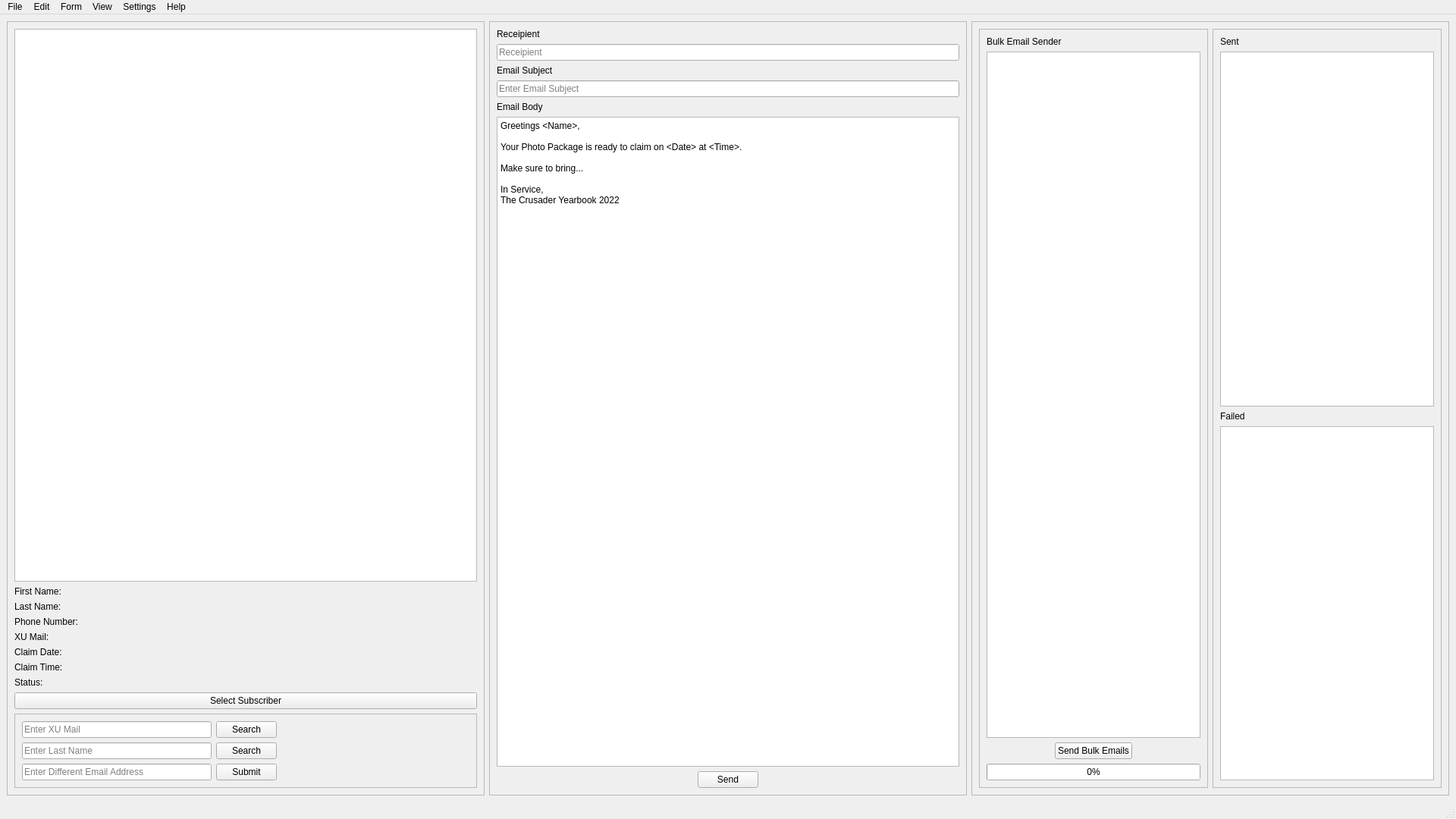
<?xml version="1.0" encoding="UTF-8"?>
<ui version="4.0">
 <class>MainWindow</class>
 <widget class="QMainWindow" name="MainWindow">
  <property name="geometry">
   <rect>
    <x>0</x>
    <y>0</y>
    <width>1920</width>
    <height>1080</height>
   </rect>
  </property>
  <property name="windowTitle">
   <string>MainWindow</string>
  </property>
  <widget class="QWidget" name="centralwidget">
   <layout class="QHBoxLayout" name="horizontalLayout_2">
    <item>
     <layout class="QGridLayout" name="gridLayout_3">
      <item row="0" column="0">
       <widget class="QFrame" name="frame_2">
        <property name="frameShape">
         <enum>QFrame::StyledPanel</enum>
        </property>
        <property name="frameShadow">
         <enum>QFrame::Raised</enum>
        </property>
        <layout class="QVBoxLayout" name="verticalLayout_2">
         <item>
          <widget class="QGraphicsView" name="QRGraphicsView"/>
         </item>
         <item>
          <layout class="QFormLayout" name="formLayout_2">
           <item row="0" column="0">
            <widget class="QLabel" name="fNameLabel">
             <property name="text">
              <string>First Name: </string>
             </property>
            </widget>
           </item>
           <item row="0" column="1">
            <widget class="QLabel" name="fName">
             <property name="autoFillBackground">
              <bool>true</bool>
             </property>
             <property name="text">
              <string/>
             </property>
            </widget>
           </item>
           <item row="1" column="0">
            <widget class="QLabel" name="lNameLabel">
             <property name="text">
              <string>Last Name: </string>
             </property>
            </widget>
           </item>
           <item row="1" column="1">
            <widget class="QLabel" name="lName">
             <property name="text">
              <string/>
             </property>
            </widget>
           </item>
           <item row="2" column="0">
            <widget class="QLabel" name="pNumLabel">
             <property name="text">
              <string>Phone Number:</string>
             </property>
            </widget>
           </item>
           <item row="2" column="1">
            <widget class="QLabel" name="pNumber">
             <property name="text">
              <string/>
             </property>
            </widget>
           </item>
           <item row="3" column="0">
            <widget class="QLabel" name="mailLabel">
             <property name="text">
              <string>XU Mail: </string>
             </property>
            </widget>
           </item>
           <item row="3" column="1">
            <widget class="QLabel" name="xuMail">
             <property name="text">
              <string/>
             </property>
            </widget>
           </item>
           <item row="4" column="0">
            <widget class="QLabel" name="claimDateLabel">
             <property name="text">
              <string>Claim Date: </string>
             </property>
            </widget>
           </item>
           <item row="4" column="1">
            <widget class="QLabel" name="claimDate">
             <property name="text">
              <string/>
             </property>
            </widget>
           </item>
           <item row="5" column="0">
            <widget class="QLabel" name="claimTimeLabel">
             <property name="text">
              <string>Claim Time: </string>
             </property>
            </widget>
           </item>
           <item row="5" column="1">
            <widget class="QLabel" name="claimTime">
             <property name="text">
              <string/>
             </property>
            </widget>
           </item>
           <item row="6" column="0">
            <widget class="QLabel" name="statusLabel">
             <property name="text">
              <string>Status:</string>
             </property>
            </widget>
           </item>
           <item row="6" column="1">
            <widget class="QLabel" name="status">
             <property name="text">
              <string/>
             </property>
            </widget>
           </item>
          </layout>
         </item>
         <item>
          <widget class="QPushButton" name="selectSubButton">
           <property name="text">
            <string>Select Subscriber</string>
           </property>
          </widget>
         </item>
         <item>
          <widget class="QFrame" name="frame">
           <property name="frameShape">
            <enum>QFrame::StyledPanel</enum>
           </property>
           <property name="frameShadow">
            <enum>QFrame::Raised</enum>
           </property>
           <layout class="QVBoxLayout" name="verticalLayout_3">
            <item>
             <layout class="QFormLayout" name="formLayout">
              <item row="0" column="0">
               <widget class="QLineEdit" name="xuMailLineEdit">
                <property name="sizePolicy">
                 <sizepolicy hsizetype="Maximum" vsizetype="Fixed">
                  <horstretch>0</horstretch>
                  <verstretch>0</verstretch>
                 </sizepolicy>
                </property>
                <property name="minimumSize">
                 <size>
                  <width>250</width>
                  <height>0</height>
                 </size>
                </property>
                <property name="placeholderText">
                 <string>Enter XU Mail</string>
                </property>
               </widget>
              </item>
              <item row="2" column="1">
               <widget class="QPushButton" name="lNameButton">
                <property name="sizePolicy">
                 <sizepolicy hsizetype="Fixed" vsizetype="Fixed">
                  <horstretch>0</horstretch>
                  <verstretch>0</verstretch>
                 </sizepolicy>
                </property>
                <property name="text">
                 <string>Search</string>
                </property>
               </widget>
              </item>
              <item row="0" column="1">
               <widget class="QPushButton" name="xuMailButton">
                <property name="sizePolicy">
                 <sizepolicy hsizetype="Fixed" vsizetype="Fixed">
                  <horstretch>0</horstretch>
                  <verstretch>0</verstretch>
                 </sizepolicy>
                </property>
                <property name="text">
                 <string>Search</string>
                </property>
               </widget>
              </item>
              <item row="2" column="0">
               <widget class="QLineEdit" name="lNameLineEdit">
                <property name="sizePolicy">
                 <sizepolicy hsizetype="Preferred" vsizetype="Fixed">
                  <horstretch>0</horstretch>
                  <verstretch>0</verstretch>
                 </sizepolicy>
                </property>
                <property name="minimumSize">
                 <size>
                  <width>250</width>
                  <height>0</height>
                 </size>
                </property>
                <property name="placeholderText">
                 <string>Enter Last Name</string>
                </property>
               </widget>
              </item>
              <item row="3" column="0">
               <widget class="QLineEdit" name="lineEdit_2">
                <property name="sizePolicy">
                 <sizepolicy hsizetype="Preferred" vsizetype="Fixed">
                  <horstretch>0</horstretch>
                  <verstretch>0</verstretch>
                 </sizepolicy>
                </property>
                <property name="minimumSize">
                 <size>
                  <width>250</width>
                  <height>0</height>
                 </size>
                </property>
                <property name="placeholderText">
                 <string>Enter Different Email Address</string>
                </property>
               </widget>
              </item>
              <item row="3" column="1">
               <widget class="QPushButton" name="pushButton">
                <property name="sizePolicy">
                 <sizepolicy hsizetype="Fixed" vsizetype="Fixed">
                  <horstretch>0</horstretch>
                  <verstretch>0</verstretch>
                 </sizepolicy>
                </property>
                <property name="text">
                 <string>Submit</string>
                </property>
               </widget>
              </item>
             </layout>
            </item>
           </layout>
          </widget>
         </item>
        </layout>
       </widget>
      </item>
     </layout>
    </item>
    <item>
     <widget class="QFrame" name="frame_3">
      <property name="frameShape">
       <enum>QFrame::StyledPanel</enum>
      </property>
      <property name="frameShadow">
       <enum>QFrame::Raised</enum>
      </property>
      <layout class="QHBoxLayout" name="horizontalLayout">
       <item>
        <layout class="QVBoxLayout" name="verticalLayout">
         <item>
          <widget class="QLabel" name="receipientLabel">
           <property name="text">
            <string>Receipient</string>
           </property>
          </widget>
         </item>
         <item>
          <widget class="QLineEdit" name="receipentLineEdit">
           <property name="placeholderText">
            <string>Receipient</string>
           </property>
          </widget>
         </item>
         <item>
          <widget class="QLabel" name="subjectLabel">
           <property name="text">
            <string>Email Subject</string>
           </property>
          </widget>
         </item>
         <item>
          <widget class="QLineEdit" name="subjectLineEdit">
           <property name="placeholderText">
            <string>Enter Email Subject</string>
           </property>
          </widget>
         </item>
         <item>
          <widget class="QLabel" name="bodyLabel">
           <property name="text">
            <string>Email Body</string>
           </property>
          </widget>
         </item>
         <item>
          <widget class="QTextEdit" name="emailBodyText">
           <property name="sizePolicy">
            <sizepolicy hsizetype="Minimum" vsizetype="Expanding">
             <horstretch>0</horstretch>
             <verstretch>0</verstretch>
            </sizepolicy>
           </property>
           <property name="minimumSize">
            <size>
             <width>400</width>
             <height>0</height>
            </size>
           </property>
           <property name="html">
            <string>&lt;!DOCTYPE HTML PUBLIC &quot;-//W3C//DTD HTML 4.0//EN&quot; &quot;http://www.w3.org/TR/REC-html40/strict.dtd&quot;&gt;
&lt;html&gt;&lt;head&gt;&lt;meta name=&quot;qrichtext&quot; content=&quot;1&quot; /&gt;&lt;style type=&quot;text/css&quot;&gt;
p, li { white-space: pre-wrap; }
&lt;/style&gt;&lt;/head&gt;&lt;body style=&quot; font-family:'Sans Serif'; font-size:9pt; font-weight:400; font-style:normal;&quot;&gt;
&lt;p style=&quot; margin-top:0px; margin-bottom:0px; margin-left:0px; margin-right:0px; -qt-block-indent:0; text-indent:0px;&quot;&gt;Greetings &amp;lt;Name&amp;gt;,&lt;/p&gt;
&lt;p style=&quot;-qt-paragraph-type:empty; margin-top:0px; margin-bottom:0px; margin-left:0px; margin-right:0px; -qt-block-indent:0; text-indent:0px;&quot;&gt;&lt;br /&gt;&lt;/p&gt;
&lt;p style=&quot; margin-top:0px; margin-bottom:0px; margin-left:0px; margin-right:0px; -qt-block-indent:0; text-indent:0px;&quot;&gt;Your Photo Package is ready to claim on &amp;lt;Date&amp;gt; at &amp;lt;Time&amp;gt;.&lt;/p&gt;
&lt;p style=&quot;-qt-paragraph-type:empty; margin-top:0px; margin-bottom:0px; margin-left:0px; margin-right:0px; -qt-block-indent:0; text-indent:0px;&quot;&gt;&lt;br /&gt;&lt;/p&gt;
&lt;p style=&quot; margin-top:0px; margin-bottom:0px; margin-left:0px; margin-right:0px; -qt-block-indent:0; text-indent:0px;&quot;&gt;Make sure to bring...&lt;/p&gt;
&lt;p style=&quot;-qt-paragraph-type:empty; margin-top:0px; margin-bottom:0px; margin-left:0px; margin-right:0px; -qt-block-indent:0; text-indent:0px;&quot;&gt;&lt;br /&gt;&lt;/p&gt;
&lt;p style=&quot; margin-top:0px; margin-bottom:0px; margin-left:0px; margin-right:0px; -qt-block-indent:0; text-indent:0px;&quot;&gt;In Service, &lt;/p&gt;
&lt;p style=&quot; margin-top:0px; margin-bottom:0px; margin-left:0px; margin-right:0px; -qt-block-indent:0; text-indent:0px;&quot;&gt;The Crusader Yearbook 2022&lt;/p&gt;&lt;/body&gt;&lt;/html&gt;</string>
           </property>
          </widget>
         </item>
         <item>
          <layout class="QGridLayout" name="gridLayout_2">
           <item row="0" column="0">
            <spacer name="horizontalSpacer">
             <property name="orientation">
              <enum>Qt::Horizontal</enum>
             </property>
             <property name="sizeHint" stdset="0">
              <size>
               <width>40</width>
               <height>20</height>
              </size>
             </property>
            </spacer>
           </item>
           <item row="0" column="1">
            <widget class="QPushButton" name="emailSendButton">
             <property name="sizePolicy">
              <sizepolicy hsizetype="Fixed" vsizetype="Fixed">
               <horstretch>0</horstretch>
               <verstretch>0</verstretch>
              </sizepolicy>
             </property>
             <property name="layoutDirection">
              <enum>Qt::LeftToRight</enum>
             </property>
             <property name="text">
              <string>Send</string>
             </property>
            </widget>
           </item>
           <item row="0" column="2">
            <spacer name="horizontalSpacer_2">
             <property name="orientation">
              <enum>Qt::Horizontal</enum>
             </property>
             <property name="sizeHint" stdset="0">
              <size>
               <width>40</width>
               <height>20</height>
              </size>
             </property>
            </spacer>
           </item>
          </layout>
         </item>
        </layout>
       </item>
      </layout>
     </widget>
    </item>
    <item>
     <widget class="QFrame" name="frame_4">
      <property name="frameShape">
       <enum>QFrame::StyledPanel</enum>
      </property>
      <property name="frameShadow">
       <enum>QFrame::Raised</enum>
      </property>
      <layout class="QHBoxLayout" name="horizontalLayout_3">
       <item>
        <widget class="QFrame" name="frame_5">
         <property name="frameShape">
          <enum>QFrame::StyledPanel</enum>
         </property>
         <property name="frameShadow">
          <enum>QFrame::Raised</enum>
         </property>
         <layout class="QVBoxLayout" name="verticalLayout_4">
          <item>
           <widget class="QLabel" name="label">
            <property name="text">
             <string>Bulk Email Sender</string>
            </property>
           </widget>
          </item>
          <item>
           <widget class="QTextEdit" name="bulkEmailsTextEdit"/>
          </item>
          <item>
           <layout class="QHBoxLayout" name="horizontalLayout_4">
            <item>
             <spacer name="horizontalSpacer_3">
              <property name="orientation">
               <enum>Qt::Horizontal</enum>
              </property>
              <property name="sizeHint" stdset="0">
               <size>
                <width>40</width>
                <height>20</height>
               </size>
              </property>
             </spacer>
            </item>
            <item>
             <widget class="QPushButton" name="bulkEmailSender">
              <property name="sizePolicy">
               <sizepolicy hsizetype="Fixed" vsizetype="Fixed">
                <horstretch>0</horstretch>
                <verstretch>0</verstretch>
               </sizepolicy>
              </property>
              <property name="text">
               <string>Send Bulk Emails</string>
              </property>
             </widget>
            </item>
            <item>
             <spacer name="horizontalSpacer_4">
              <property name="orientation">
               <enum>Qt::Horizontal</enum>
              </property>
              <property name="sizeHint" stdset="0">
               <size>
                <width>40</width>
                <height>20</height>
               </size>
              </property>
             </spacer>
            </item>
           </layout>
          </item>
          <item>
           <widget class="QProgressBar" name="bulkEmailProgressBar">
            <property name="value">
             <number>0</number>
            </property>
           </widget>
          </item>
         </layout>
        </widget>
       </item>
       <item>
        <widget class="QFrame" name="frame_6">
         <property name="frameShape">
          <enum>QFrame::StyledPanel</enum>
         </property>
         <property name="frameShadow">
          <enum>QFrame::Raised</enum>
         </property>
         <layout class="QVBoxLayout" name="verticalLayout_5">
          <item>
           <widget class="QLabel" name="sentTableLabel">
            <property name="text">
             <string>Sent</string>
            </property>
           </widget>
          </item>
          <item>
           <widget class="QListWidget" name="sentListWidget"/>
          </item>
          <item>
           <widget class="QLabel" name="failedTableLabel">
            <property name="text">
             <string>Failed</string>
            </property>
           </widget>
          </item>
          <item>
           <widget class="QListWidget" name="failedListWidget"/>
          </item>
         </layout>
        </widget>
       </item>
      </layout>
     </widget>
    </item>
   </layout>
  </widget>
  <widget class="QMenuBar" name="menubar">
   <property name="geometry">
    <rect>
     <x>0</x>
     <y>0</y>
     <width>1920</width>
     <height>20</height>
    </rect>
   </property>
   <widget class="QMenu" name="menuFile">
    <property name="title">
     <string>File</string>
    </property>
    <widget class="QMenu" name="menuUse_different_File">
     <property name="title">
      <string>Use different File</string>
     </property>
     <addaction name="actionGoogle_Sheets"/>
     <addaction name="actionExcel_File"/>
    </widget>
    <addaction name="menuUse_different_File"/>
   </widget>
   <widget class="QMenu" name="menuEdit">
    <property name="title">
     <string>Edit</string>
    </property>
    <addaction name="actionApplication_Key"/>
   </widget>
   <widget class="QMenu" name="menuForm">
    <property name="title">
     <string>Form</string>
    </property>
   </widget>
   <widget class="QMenu" name="menuView">
    <property name="title">
     <string>View</string>
    </property>
    <addaction name="actionCurrent_Google_Form"/>
   </widget>
   <widget class="QMenu" name="menuSettings">
    <property name="title">
     <string>Settings</string>
    </property>
    <widget class="QMenu" name="menuChange_Template">
     <property name="title">
      <string>Change Template</string>
     </property>
     <addaction name="actionEmail"/>
     <addaction name="actionSubject"/>
     <addaction name="actionQR_Text"/>
    </widget>
    <addaction name="menuChange_Template"/>
   </widget>
   <widget class="QMenu" name="menuHelp">
    <property name="title">
     <string>Help</string>
    </property>
   </widget>
   <addaction name="menuFile"/>
   <addaction name="menuEdit"/>
   <addaction name="menuForm"/>
   <addaction name="menuView"/>
   <addaction name="menuSettings"/>
   <addaction name="menuHelp"/>
  </widget>
  <widget class="QStatusBar" name="statusbar"/>
  <action name="actionEmail">
   <property name="text">
    <string>Email</string>
   </property>
  </action>
  <action name="actionSubject">
   <property name="text">
    <string>Subject</string>
   </property>
  </action>
  <action name="actionApplication_Key">
   <property name="text">
    <string>Application Key</string>
   </property>
  </action>
  <action name="actionGoogle_Sheets">
   <property name="text">
    <string>Google Sheets</string>
   </property>
  </action>
  <action name="actionExcel_File">
   <property name="text">
    <string>Excel File</string>
   </property>
  </action>
  <action name="actionCurrent_Google_Form">
   <property name="text">
    <string>Inspect Google Form</string>
   </property>
  </action>
  <action name="actionQR_Text">
   <property name="text">
    <string>QR Text</string>
   </property>
  </action>
 </widget>
 <resources>
  <include location="QR Resource.qrc"/>
 </resources>
 <connections/>
</ui>
